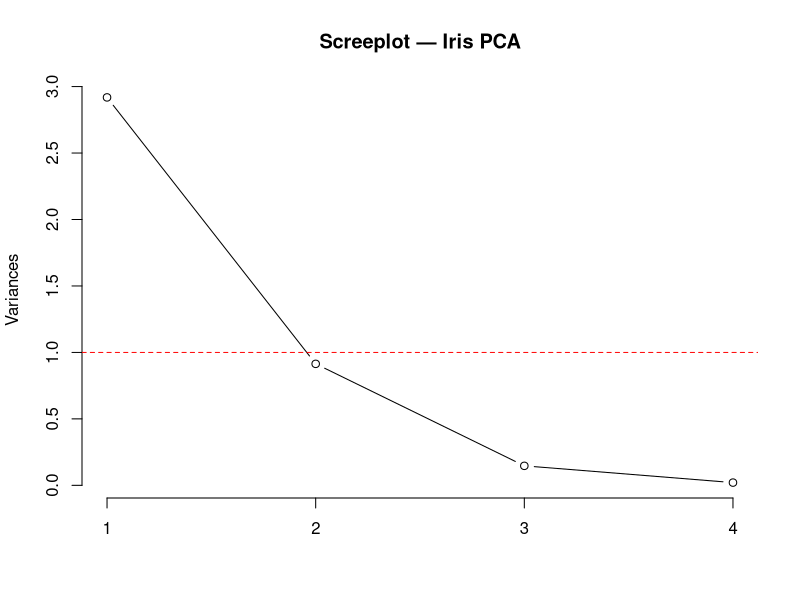
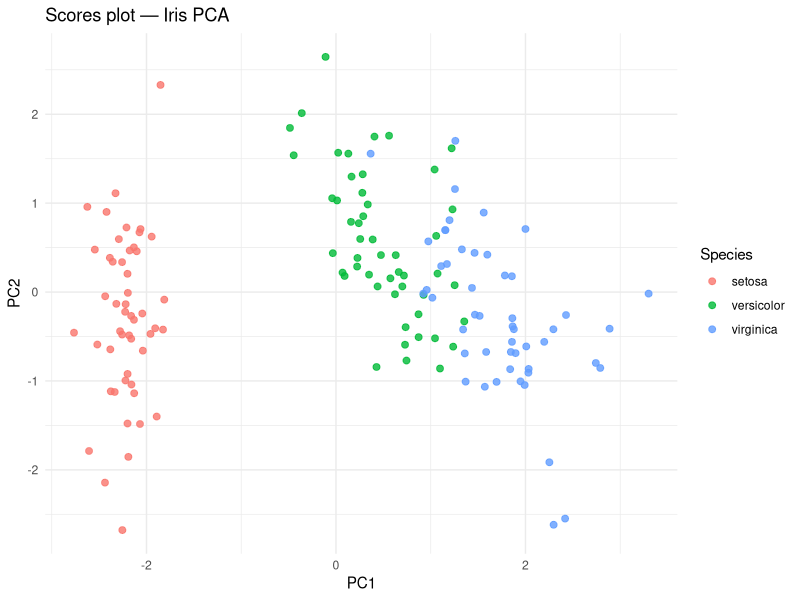
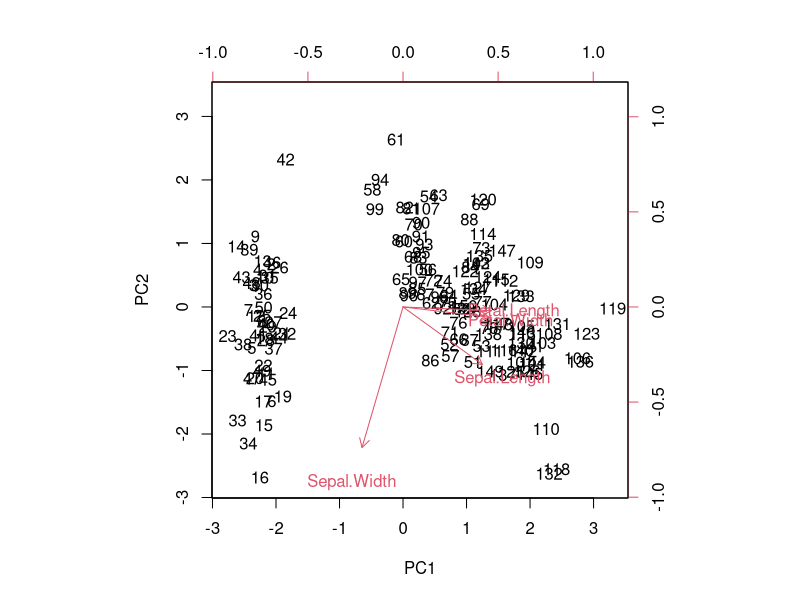

These figures' R source, in order:
## ---- chunk 1
knitr::opts_chunk$set(
  echo = TRUE,
  fig.align = "center",
  message = FALSE,
  warning = FALSE
)
## ---- chunk 2
library(dplyr)

data("iris")

# Keep only numeric predictors
iris_num <- iris |>
  select(where(is.numeric))

glimpse(iris_num)
summary(iris_num)
## ---- chunk 3
pca_iris <- prcomp(
  x = iris_num,
  center = TRUE,
  scale. = TRUE
)

pca_iris
## ---- chunk 4
pca_summary <- summary(pca_iris)
pca_summary
## ---- chunk 5
plot(pca_iris, type = "l", main = "Screeplot — Iris PCA")
abline(h = 1, col = "red", lty = 2) # optional Kaiser-like line (for standardized data)
## ---- chunk 6
pca_iris$rotation
## ---- chunk 7
loadings_pc1_pc2 <- pca_iris$rotation[, 1:2]
round(loadings_pc1_pc2, 3)
## ---- chunk 8
dim(pca_iris$x)
head(pca_iris$x, 3)
## ---- chunk 9
library(ggplot2)

scores_df <- as.data.frame(pca_iris$x) |>
  mutate(Species = iris$Species)

ggplot(scores_df, aes(x = PC1, y = PC2, color = Species)) +
  geom_point(alpha = 0.8, size = 2) +
  labs(
    title = "Scores plot — Iris PCA",
    x = "PC1",
    y = "PC2"
  ) +
  theme_minimal()
## ---- chunk 10
biplot(pca_iris, scale = 0)
## ---- chunk 11
set.seed(123)

# Use first 2 PCs as predictors
pc_features <- scores_df[, c("PC1", "PC2")]
y_species   <- scores_df$Species

n <- nrow(pc_features)
idx_train <- sample.int(n, size = floor(0.7 * n))

X_train <- pc_features[idx_train, , drop = FALSE]
y_train <- y_species[idx_train]

X_test  <- pc_features[-idx_train, , drop = FALSE]
y_test  <- y_species[-idx_train]

library(caret)

ctrl <- trainControl(
  method = "cv",
  number = 5
)

set.seed(123)
fit_pca_knn <- train(
  x = X_train,
  y = y_train,
  method = "knn",
  trControl = ctrl,
  tuneLength = 5
)

fit_pca_knn
pred_test <- predict(fit_pca_knn, newdata = X_test)
confusionMatrix(pred_test, y_test)
